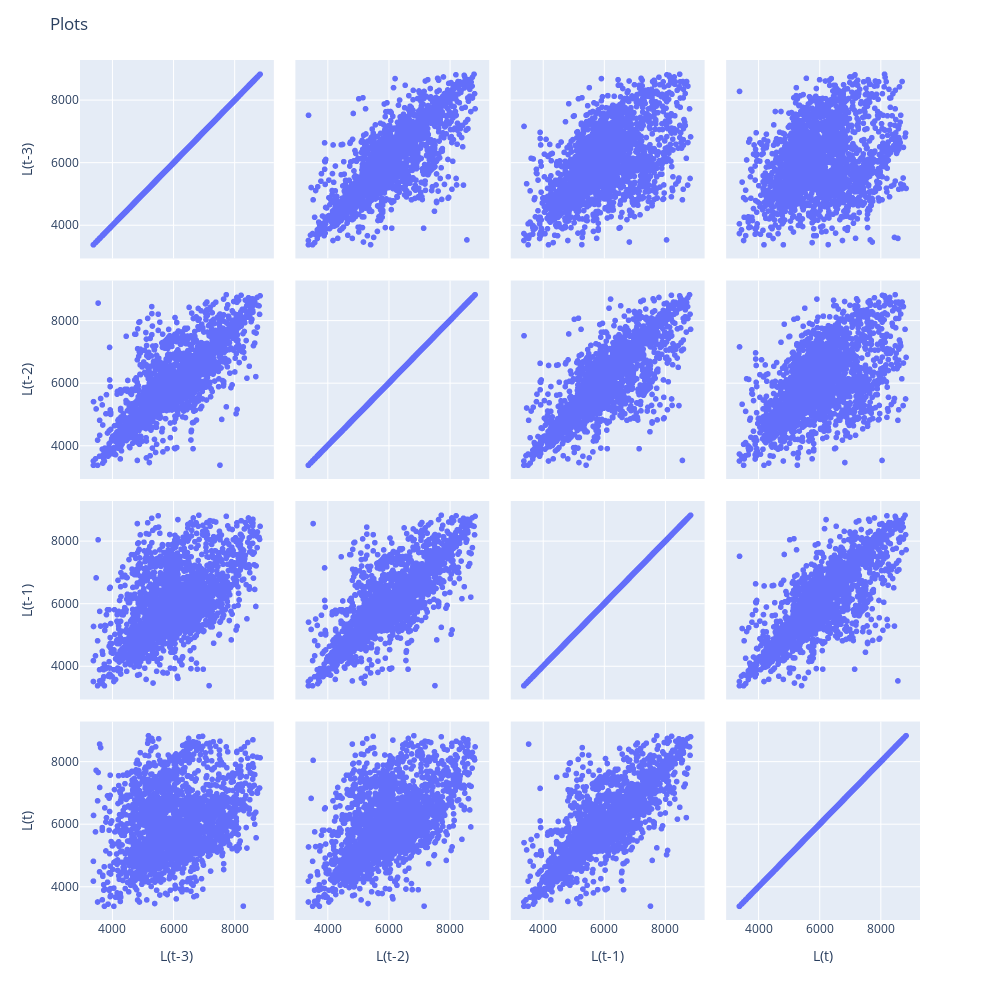

Write notebook code for a chart like this one.
### Code cell
import plotly.express as px

title= 'Plots'
fig = px.scatter_matrix(dataset)
fig.update_layout(title=title,
dragmode='select',
width=1000,
height=1000,
hovermode='closest')

### Figure 1 — Plotly figure (JSON) as saved in the notebook; plotly's stock layout.template omitted (floating-point values rounded to 4 significant figures; data arrays with more than 128 entries replaced by an {"elided": "..."} marker saying what was removed)
{"data": [{"dimensions": [{"axis": {"matches": true}, "label": "L(t-3)", "values": {"elided": "2181 float values"}}, {"axis": {"matches": true}, "label": "L(t-2)", "values": {"elided": "2181 float values"}}, {"axis": {"matches": true}, "label": "L(t-1)", "values": {"elided": "2181 float values"}}, {"axis": {"matches": true}, "label": "L(t)", "values": {"elided": "2181 float values"}}], "hovertemplate": "%{xaxis.title.text}=%{x}<br>%{yaxis.title.text}=%{y}<extra></extra>", "legendgroup": "", "marker": {"color": "#636efa", "symbol": "circle"}, "name": "", "showlegend": false, "type": "splom"}], "layout": {"dragmode": "select", "height": 1000, "hovermode": "closest", "legend": {"tracegroupgap": 0}, "margin": {"t": 60}, "title": {"text": "Plots"}, "width": 1000}}
